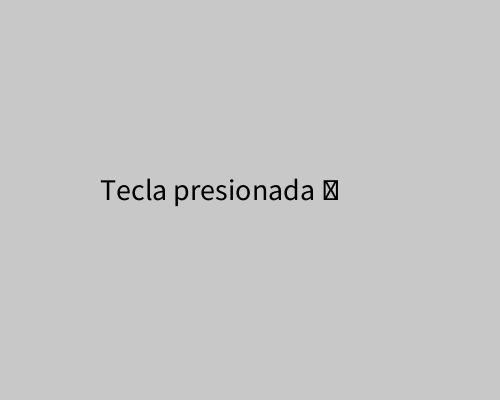
Frame 1 (no input)
Frame 60 (the mouse pressed at the canvas centre just before this capture): identical to frame 1, image omitted
Frame 120 (the mouse held since frame 60 and released just before this capture): identical to frame 1, image omitted

The Processing sketch that drew this single still picture (run headless with seeded random() and noise(); from frame 60 on, the mouse is pressed at the canvas centre):

// Processing sketch: key_pressed
// ── key_pressed.pde
void setup() {
  size(500, 400);
  fill(0);
  textSize(30);
  
}
void draw() {
  background(200);
  text("Tecla presionada " + key, 100, 200);
}

void mouseMoved() {
}

void mouseClicked() {
}

void keyPressed(){
}
